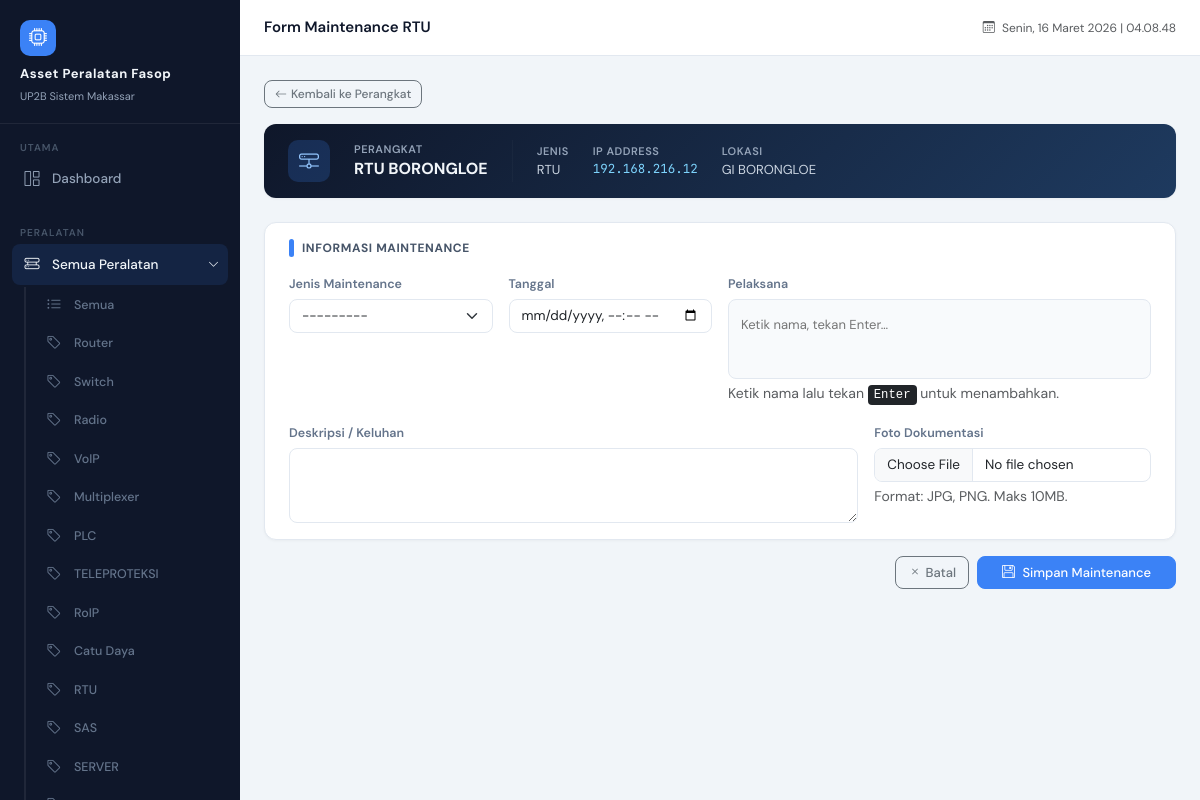
The app's page /maintenance/maintenance/add/46/ (signed in) with its own data.
### devices/models.py (models this page shows, shortened)
class DeviceType(models.Model):
    name = models.CharField(max_length=100)
    def __str__(self):
        return self.name

class Device(models.Model):
    nama = models.CharField(max_length=100)
    jenis = models.ForeignKey(
        DeviceType,
        on_delete=models.SET_NULL,
        null=True,
        blank=True
    )
    merk = models.CharField(max_length=100)
    type = models.CharField(max_length=100, blank=True, null=True)
    serial_number = models.CharField(max_length=100, blank=True, null=True)
    firmware_version = models.CharField(max_length=100, blank=True, null=True)
    ip_address = models.GenericIPAddressField(blank=True, null=True)
    lokasi = models.CharField(max_length=150)
    keterangan = models.TextField(blank=True, null=True)
    foto = models.ImageField(upload_to='device_photos/', blank=True, null=True)
    foto2 = models.ImageField(upload_to='device_photos/', blank=True, null=True, verbose_name='Foto 2')
    created_at = models.DateTimeField(auto_now_add=True)
    created_by = models.ForeignKey(
        User,
        on_delete=models.SET_NULL,
        null=True,
        blank=True,
        related_name='created_devices',
        verbose_name='Ditambahkan oleh'
    )
    deleted_by = models.ForeignKey(
        User,
        on_delete=models.SET_NULL,
        null=True,
        blank=True,
        related_name='deleted_devices'
    )
    is_deleted = models.BooleanField(default=False)
    spesifikasi = models.JSONField(blank=True, null=True, default=dict)  # ← tambahan

### maintenance/views.py (the view)
# urls.py: path('maintenance/add/<int:device_id>/', views.maintenance_create, name='maintenance_add_device'),
@login_required
def maintenance_create(request, device_id):
    device = get_object_or_404(Device, id=device_id)
    detail_form_class, template = _get_detail_form_config(device)
    if request.method == 'POST':
        mform = MaintenanceForm(request.POST, request.FILES)
        dform = detail_form_class(request.POST) if detail_form_class else None
        if mform.is_valid() and (dform is None or dform.is_valid()):
            maintenance = mform.save(commit=False)
            maintenance.device = device
            maintenance.status = 'Open'  # selalu Open saat baru dibuat
            names_raw = request.POST.get('pelaksana_names', '[]')
            try:
                maintenance.pelaksana_names = json.loads(names_raw)
            except (json.JSONDecodeError, ValueError):
                maintenance.pelaksana_names = []
            maintenance.save()
            if dform:
                detail = dform.save(commit=False)
                detail.maintenance = maintenance
                detail.save()
            return redirect('maintenance_list')
    else:
        mform = MaintenanceForm()
        dform = detail_form_class() if detail_form_class else None
    slot_fields = []
    if dform and dform.__class__.__name__ == 'MaintenanceMuxForm':
        for letter in 'ABCDEFGH':
            l = letter.lower()
            slot_fields.append((letter, dform['slot_' + l + '_modul'], dform['slot_' + l + '_isian']))
    return render(request, template, {
        'maintenance_form': mform,
        'detail_form':      dform,
        'device':           device,
        'slot_fields':      slot_fields,
    })

### devices/context_processors.py (called while the page is built)
def device_types(request):
    all_types = list(DeviceType.objects.all())
    def sort_key(dt):
        name_lower = dt.name.strip().lower()
        for i, ordered_name in enumerate(DEVICE_TYPE_ORDER):
            if ordered_name.lower() == name_lower:
                return i
        return len(DEVICE_TYPE_ORDER)  # yang tidak ada di list, taruh di bawah
    all_types.sort(key=sort_key)
    return {
        'navbar_device_types': all_types
    }

def lokasi_list(request):
    lokasi = (
        Device.objects
        .filter(is_deleted=False)
        .exclude(lokasi__isnull=True)
        .exclude(lokasi__exact='')
        .exclude(lokasi__iexact='none')
        .annotate(lokasi_clean=Trim('lokasi'))
        .values_list('lokasi_clean', flat=True)
        .distinct()
        .order_by('lokasi_clean')
    )
    return {
        'navbar_lokasi_list': lokasi
    }

### maintenance/views.py (called while the page is built)
def _get_detail_form_config(device):
    if not device.jenis:
        return None, DEFAULT_TEMPLATE
    key = device.jenis.name.strip().upper()
    form_class, template = DEVICE_FORM_MAP.get(key, (None, DEFAULT_TEMPLATE))
    return form_class, template

### devices/templates/maintenance/maintenance_form.html (shortened to what this page needs)
{% extends 'base.html' %}
{% block page_title %}{% if is_edit %}Edit{% else %}Form{% endif %} Maintenance {{ device.jenis }}{% endblock %}
{% block content %}
<div class="d-flex align-items-center gap-2 mb-3">
    {% if is_edit %}
    <a href="{% url 'maintenance_view' maintenance.id %}" class="btn btn-sm btn-outline-secondary">
        <i class="bi bi-arrow-left me-1"></i>Kembali ke Detail
    </a>
    {% else %}
    <a href="{% url 'device_view' device.id %}" class="btn btn-sm btn-outline-secondary">
        <i class="bi bi-arrow-left me-1"></i>Kembali ke Perangkat
    </a>
    {% endif %}
</div>
<div class="card mb-4" style="background:linear-gradient(135deg,#0f172a 0%,#1e3a5f 100%);border:none;">
    <div class="card-body py-3 px-4">
        <div class="d-flex align-items-center gap-4 flex-wrap">
            <div style="width:42px;height:42px;background:rgba(59,130,246,0.2);border-radius:10px;display:flex;align-items:center;justify-content:center;flex-shrink:0;">
                <i class="bi bi-hdd-network" style="font-size:20px;color:#93c5fd;"></i>
            </div>
            <div>
                <div style="font-size:11px;color:#94a3b8;font-weight:600;text-transform:uppercase;letter-spacing:0.5px;">Perangkat</div>
                <div style="font-size:16px;font-weight:700;color:#f1f5f9;">{{ device.nama }}</div>
            </div>
            <div>
                <div style="font-size:11px;color:#94a3b8;font-weight:600;text-transform:uppercase;letter-spacing:0.5px;">Jenis</div>
                <div style="font-size:13px;color:#cbd5e1;">{{ device.jenis }}</div>
            </div>
            <div>
                <div style="font-size:11px;color:#94a3b8;font-weight:600;text-transform:uppercase;letter-spacing:0.5px;">IP Address</div>
                <div class="mono" style="color:#7dd3fc;">{{ device.ip_address|default:"—" }}</div>
            </div>
            <div>
                <div style="font-size:11px;color:#94a3b8;font-weight:600;text-transform:uppercase;letter-spacing:0.5px;">Lokasi</div>
                <div style="font-size:13px;color:#cbd5e1;">{{ device.lokasi|default:"—" }}</div>
            </div>
        </div>
    </div>
</div>
<form method="post" enctype="multipart/form-data" id="maintenance-form"
    {% if is_edit %}action="{% url 'maintenance_edit' maintenance.id %}"{% endif %}>
<div class="card mb-3">
    <div class="card-body px-4 py-3">
        <div class="section-title-bar">
            <span class="bar" style="background:#3b82f6;"></span>
            <span>Informasi Maintenance</span>
        </div>
        <div class="row g-3">
            <div class="col-md-3">
                <label class="form-label">Jenis Maintenance</label>
                {{ maintenance_form.maintenance_type }}
            </div>
            <div class="col-md-3">
                <label class="form-label">Tanggal</label>
                {{ maintenance_form.date }}
            </div>
            {% include 'maintenance/_pelaksana_tag_input.html' %}
            <div class="col-md-8">
                <label class="form-label">Deskripsi / Keluhan</label>
                {{ maintenance_form.description }}
            </div>
            <div class="col-md-4">
                <label class="form-label">Foto Dokumentasi</label>
                {{ maintenance_form.photo }}
                <div class="form-text">Format: JPG, PNG. Maks 10MB.</div>
            </div>
        </div>
    </div>
</div>
<div class="d-flex gap-2 justify-content-end pb-4">
    {% if is_edit %}
    <a href="{% url 'maintenance_view' maintenance.id %}" class="btn btn-outline-secondary">
        <i class="bi bi-x me-1"></i>Batal
    </a>
    {% else %}
    <a href="{% url 'device_view' device.id %}" class="btn btn-outline-secondary">
        <i class="bi bi-x me-1"></i>Batal
    </a>
    {% endif %}
    <button type="submit" class="btn btn-primary px-4">
        <i class="bi bi-floppy me-1"></i>
        {% if is_edit %}Simpan Perubahan{% else %}Simpan Maintenance{% endif %}
    </button>
</div>
</form>
{% endblock %}

### devices/templates/base.html (shortened to what this page needs)
<!DOCTYPE html>
<html lang="id">
<head>
    <link href="https://cdn.jsdelivr.net/npm/bootstrap@5.3.2/dist/css/bootstrap.min.css" rel="stylesheet">
    <link href="https://cdn.jsdelivr.net/npm/bootstrap-icons@1.11.3/font/bootstrap-icons.css" rel="stylesheet">
</head>
<body>
<div id="sidebar">
    <div class="sidebar-brand">
        <div class="brand-icon"><i class="bi bi-cpu"></i></div>
        <h6>Asset Peralatan Fasop</h6>
        <small>UP2B Sistem Makassar</small>
    </div>
    <div class="sidebar-section">
        <div class="sidebar-section-label">Utama</div>
        <a href="{% url 'dashboard' %}" class="sidebar-link {% if request.resolver_match.url_name == 'dashboard' %}active{% endif %}">
            <span class="si-icon"><i class="bi bi-grid-1x2"></i></span>
            Dashboard
        </a>
    </div>
    <div class="sidebar-section">
        <div class="sidebar-section-label">Peralatan</div>
        {% with url_name=request.resolver_match.url_name jenis_param=request.GET.jenis %}
        <button class="sidebar-link sidebar-group-toggle w-100 text-start border-0
            {% if 'device' in url_name or url_name == 'lokasi_list' %}active open{% endif %}"
            data-target="submenu-peralatan" type="button">
            <span class="si-icon"><i class="bi bi-hdd-rack"></i></span>
            Semua Peralatan
            <i class="bi bi-chevron-right sidebar-toggle-btn ms-auto"></i>
        </button>
        <div class="sidebar-submenu {% if 'device' in url_name or url_name == 'lokasi_list' %}open{% endif %}"
             id="submenu-peralatan">
            <a href="{% url 'device_list' %}"
               class="sidebar-link {% if url_name == 'device_list' and not jenis_param %}active{% endif %}">
                <span class="si-icon"><i class="bi bi-list-ul"></i></span>
                Semua
            </a>
            {% for jenis in navbar_device_types %}
            {% with jenis_id_str=jenis.id|stringformat:"s" %}
            <a href="{% url 'device_list' %}?jenis={{ jenis.id }}"
               class="sidebar-link
               {% if url_name == 'device_view' and active_device_jenis_id == jenis.id %}active{% endif %}">
                <span class="si-icon"><i class="bi bi-tag"></i></span>
                {{ jenis.name }}
            </a>
            {% endwith %}
            {% endfor %}
        </div>
        {% endwith %}
    </div>
</div>
<div id="main-content">
    <div id="topbar">
        <span class="topbar-title">{% block page_title %}{% endblock %}</span>
        <div class="topbar-right">
            <span class="text-muted" style="font-size:12px;">
                <i class="bi bi-calendar3 me-1"></i>
                <span id="topbar-date"></span>
            </span>
        </div>
    </div>
    <div class="page-content">
        {% block content %}{% endblock %}
    </div>
</div>
</body>
</html>

### devices/templates/base.html (style rules this page uses)
:root { --sidebar-width: 240px; --sidebar-bg: #0f172a; --sidebar-accent: #1e293b; --sidebar-active: #3b82f6; --sidebar-text: #94a3b8; --sidebar-text-active: #f1f5f9; --topbar-height: 56px; --body-bg: #f1f5f9; --card-bg: #ffffff; --text-primary: #0f172a; --text-secondary: #64748b; --border-color: #e2e8f0; --accent: #3b82f6; --accent-light: #eff6ff; --success: #10b981; --warning: #f59e0b; --danger: #ef4444; }
* { box-sizing: border-box; }
body { font-family: 'DM Sans', sans-serif; background: var(--body-bg); color: var(--text-primary); margin: 0; padding: 0; }
#sidebar { position: fixed; top: 0; left: 0; width: var(--sidebar-width); height: 100vh; background: var(--sidebar-bg); display: flex; flex-direction: column; z-index: 1000; transition: transform 0.3s ease; overflow-y: auto; }
.sidebar-brand { padding: 20px 20px 16px; border-bottom: 1px solid rgba(255,255,255,0.07); }
.sidebar-brand .brand-icon { width: 36px; height: 36px; background: var(--accent); border-radius: 10px; display: flex; align-items: center; justify-content: center; font-size: 18px; color: white; margin-bottom: 10px; }
.sidebar-brand h6 { color: var(--sidebar-text-active); font-weight: 700; font-size: 13px; letter-spacing: 0.5px; margin: 0; line-height: 1.3; }
.sidebar-brand small { color: var(--sidebar-text); font-size: 11px; }
.sidebar-section { padding: 16px 12px 8px; }
.sidebar-section-label { color: #475569; font-size: 10px; font-weight: 600; letter-spacing: 1px; text-transform: uppercase; padding: 0 8px; margin-bottom: 4px; }
.sidebar-link { display: flex; align-items: center; gap: 10px; padding: 9px 10px; border-radius: 8px; color: var(--sidebar-text); text-decoration: none; font-size: 13.5px; font-weight: 500; transition: all 0.15s; margin-bottom: 2px; }
.sidebar-link.active { background: var(--accent); color: white; }
.sidebar-link .si-icon { width: 20px; font-size: 15px; flex-shrink: 0; text-align: center; }
.sidebar-submenu { margin-left: 12px; border-left: 2px solid rgba(255,255,255,0.07); padding-left: 8px; display: none; overflow: hidden; }
.sidebar-submenu.open { display: block; }
.sidebar-submenu .sidebar-link { font-size: 12.5px; padding: 7px 10px; color: #64748b; }
.sidebar-group-toggle { display: flex; align-items: center; gap: 10px; padding: 9px 10px; border-radius: 8px; color: var(--sidebar-text); font-size: 13.5px; font-weight: 500; transition: all 0.15s; margin-bottom: 2px; background: transparent; cursor: pointer; }
.sidebar-group-toggle.active { color: var(--sidebar-text-active); background: rgba(59,130,246,0.12); }
.sidebar-toggle-btn { margin-left: auto; font-size: 11px; transition: transform 0.22s ease; flex-shrink: 0; }
.sidebar-group-toggle.open .sidebar-toggle-btn { transform: rotate(90deg); }
#main-content { margin-left: var(--sidebar-width); min-height: 100vh; display: flex; flex-direction: column; }
#topbar { height: var(--topbar-height); background: white; border-bottom: 1px solid var(--border-color); display: flex; align-items: center; padding: 0 24px; gap: 16px; position: sticky; top: 0; z-index: 500; }
.topbar-title { font-size: 15px; font-weight: 600; color: var(--text-primary); }
.topbar-right { margin-left: auto; display: flex; align-items: center; gap: 12px; }
.page-content { padding: 24px; flex: 1; }
.card { border: 1px solid var(--border-color); border-radius: 12px; box-shadow: 0 1px 3px rgba(0,0,0,0.04); }
.btn { font-size: 13px; font-weight: 500; border-radius: 8px; }
.btn-sm { font-size: 12px; padding: 4px 10px; }
.btn-primary { background: var(--accent); border-color: var(--accent); }
.form-control, .form-select { border-radius: 8px; font-size: 13.5px; border-color: var(--border-color); }
.form-label { font-size: 12.5px; font-weight: 600; color: var(--text-secondary); margin-bottom: 5px; }
.mono { font-family: 'JetBrains Mono', monospace; font-size: 12.5px; }

### devices/templates/maintenance/maintenance_form.html (style rules this page uses)
.section-title-bar { display:flex;align-items:center;gap:8px;margin-bottom:14px; }
.section-title-bar .bar { width:5px;height:18px;border-radius:3px;flex-shrink:0; }
.section-title-bar > span:nth-child(2) { font-size:12px;font-weight:700;text-transform:uppercase;letter-spacing:0.6px;color:#475569; }

### records on screen
DeviceType: name "Router"
DeviceType: name "Switch"
DeviceType: name "Radio"
DeviceType: name "VoIP"
DeviceType: name "Multiplexer"
DeviceType: name "PLC"
DeviceType: name "TELEPROTEKSI"
DeviceType: name "RoIP"
DeviceType: name "Catu Daya"
DeviceType: name "RTU"
DeviceType: name "SAS"
DeviceType: name "SERVER"
Device: jenis "RTU", nama "RTU BORONGLOE", ip_address "192.168.216.12", lokasi "GI BORONGLOE"
